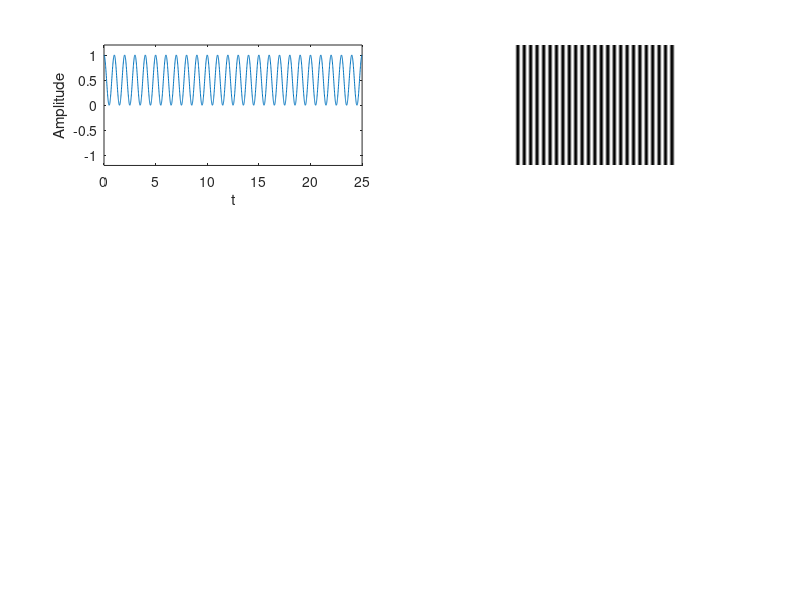

The MATLAB source for this figure: (Note: this script raises an error after producing the figure.)
% I = B + A*sin(2*pi*f(x)+theta)
clc, clear, close all

Number_Of_Cycles = 25;
A = 0.5;
B = 0.5;
f = 1; 
Sampling_Frequency = 100;
Start_Time = 0;
End_Time = Number_Of_Cycles*1/f;
Sampling_Period = 1/Sampling_Frequency;
t = (Start_Time: Sampling_Period: End_Time);
y1 = B+A*cos(2*pi*f*t);

subplot(3,2,1)
plot(t, y1, '-')
xlabel("t"); ylabel("Amplitude");
axis([Start_Time End_Time -1.2 1.2]);

% Vertical pattern
subplot(3,2,2)
Image_Height = 480;
im1 = repmat(y1,Image_Height,1);
im1 = imresize(im1, [480 640]);
a = imshow(im1);
impixelinfo(a)
title("Vertical")

% Horizontal pattern
Number_Of_Cycles = 25;
A = 0.5;
B = 0.5;
f = 1; 
Sampling_Frequency = 100;
Start_Time = 0;
End_Time = Number_Of_Cycles*1/f;
Sampling_Period = 1/Sampling_Frequency;
t = (Start_Time: Sampling_Period: End_Time);
y2 = B+A*cos(2*pi*f*t);

subplot(3,2,3)
plot(t, y2, '-')
xlabel("t"); ylabel("Amplitude");
axis([Start_Time End_Time -1.2 1.2]);

subplot(3,2,4)
Image_width = 640;
im2 = repmat(y2,Image_width,1);
im2 = imresize(im1, [640 480]);
im2 = rot90(im2);
a = imshow(im2);
impixelinfo(a)
title("Horizontal");

% Sum of the two patterns
subplot(3,2,5)
y3 = y1+y2;
im3 = im1+im2;
plot(t, y3, '-')
xlabel("t"); ylabel("Amplitude");
axis([Start_Time End_Time -3 3]);

subplot(3,2,6)
a = imshow(im3);
impixelinfo(a)








